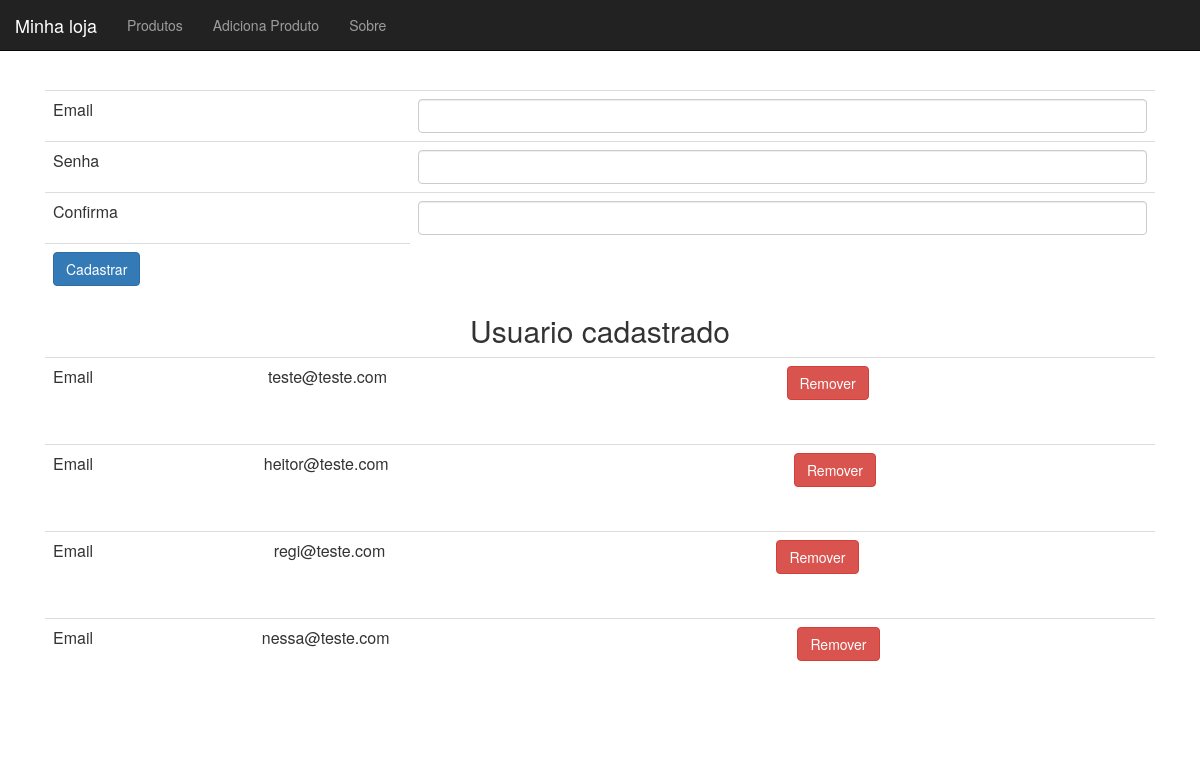
The app's page /controle/cadastra-usuario.php with its own data.
### tables this page shows
CREATE TABLE `usuario` (
  `id` int(11) NOT NULL AUTO_INCREMENT,
  `email` varchar(255) DEFAULT NULL,
  `senha` varchar(255) DEFAULT NULL,
  PRIMARY KEY (`id`)
);

### controle/cadastra-usuario.php (called while the page is built, shortened)
<?php
require_once '../modelo/banco-usuario.php';
require_once '../vista/usuario-formulario.php';

### modelo/banco-usuario.php (called while the page is built, shortened)
<?php
function listaUsuarios($con)
{
  $usuarios = [];
  $query =  "SELECT * FROM usuario";
  $res = mysqli_query($con, $query);
  while($usuario = mysqli_fetch_assoc($res))
  {
    array_push($usuarios, $usuario);
  }
  return $usuarios;
}

### vista/usuario-lista.php (the view, shortened to what this page needs)
<?php
    require_once '../modelo/banco-usuario.php';
    require_once '../modelo/con.php';
    $lsUsuario = listaUsuarios($con);
?>
<h2>Usuario cadastrado</h2>
<?php foreach($lsUsuario as $usuario):?>
<table class="table">
  <tr>
    <td>Email</td>
    <td><?=$usuario['email']?></td>
    <td>
        <form action="../controle/remover-usuario.php" method="post">
            <button class="btn btn-danger">Remover</button>
        </form>
    </td>
  </tr>
</table>
<?php endforeach;?>
</body>
</html>
<?php require_once 'cabecalho.php';?>

### css/loja.css (style rules this page uses)
body { padding-top: 50px; }

### records on screen
usuario: email "teste@teste.com"
usuario: email "heitor@teste.com"
usuario: email "regi@teste.com"
usuario: email "nessa@teste.com"
